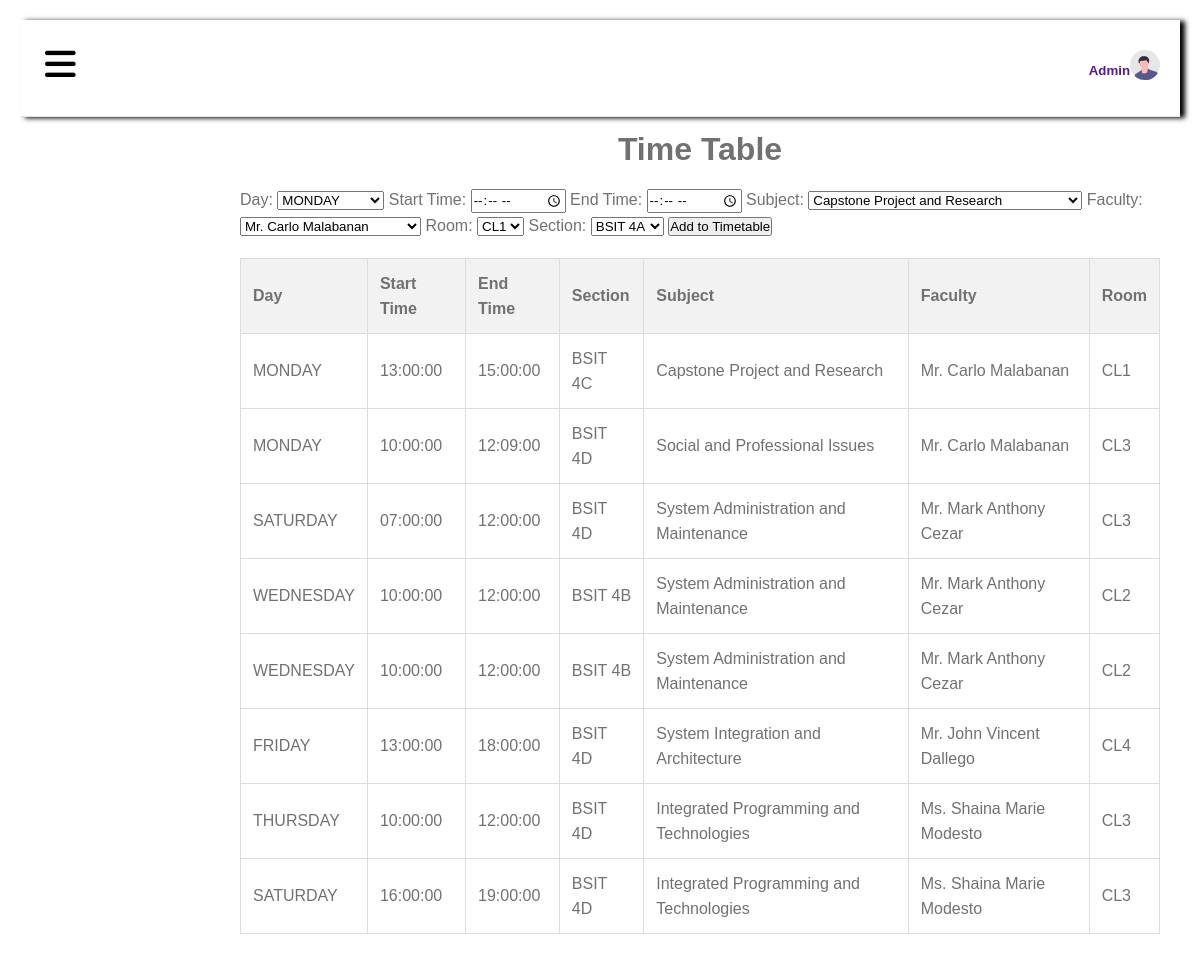
The app's page /admin.php with its own data.
### tables this page shows
CREATE TABLE `timetable` (
  `TimetableID` int(11) NOT NULL,
  `DayID` int(11) DEFAULT NULL,
  `StartTime` time DEFAULT NULL,
  `EndTime` time DEFAULT NULL,
  `SubjectID` int(11) DEFAULT NULL,
  `FacultyID` int(11) DEFAULT NULL,
  `RoomID` int(11) DEFAULT NULL,
  `SectionID` int(11) DEFAULT NULL
);

CREATE TABLE `days` (
  `DayID` int(11) NOT NULL,
  `DayName` varchar(100) DEFAULT NULL
);

CREATE TABLE `sections` (
  `SectionID` int(11) NOT NULL,
  `SectionName` varchar(10) DEFAULT NULL
);

CREATE TABLE `subjects` (
  `SubjectID` int(11) NOT NULL,
  `SubjectName` varchar(100) DEFAULT NULL
);

CREATE TABLE `faculty` (
  `FacultyID` int(11) NOT NULL,
  `FacultyName` varchar(100) DEFAULT NULL
);

CREATE TABLE `rooms` (
  `RoomID` int(11) NOT NULL,
  `RoomNumber` varchar(20) DEFAULT NULL
);

### admin.php (the view, shortened to what this page needs)
<?php
$servername = "localhost";
$username = "root";
$password = "";
$dbname = "capstone_db";
$conn = new mysqli($servername, $username, $password, $dbname);
$sqlTimetable = "SELECT Timetable.TimetableID, Days.DayName, Timetable.StartTime, Timetable.EndTime, Sections.SectionName,
                Subjects.SubjectName, Faculty.FacultyName, Rooms.RoomNumber
                FROM Timetable
                JOIN Days ON Timetable.DayID = Days.DayID
                JOIN Sections ON Timetable.SectionID = Sections.SectionID
                JOIN Subjects ON Timetable.SubjectID = Subjects.SubjectID
                JOIN Faculty ON Timetable.FacultyID = Faculty.FacultyID
                JOIN Rooms ON Timetable.RoomID = Rooms.RoomID";
$resultTimetable = $conn->query($sqlTimetable);
?>
<!DOCTYPE html>
<html>
<head>
    <link rel="stylesheet" type="text/css" href="css/admin.css">
    <link href='https://unpkg.com/boxicons@2.1.4/css/boxicons.min.css' rel='stylesheet'>
    <link rel="stylesheet" href="https://cdnjs.cloudflare.com/ajax/libs/font-awesome/6.5.1/css/all.min.css">
</head>
<body>
<div class="wrapper">
    <div class="menu-btn">
        <i class="fa-solid fa-bars"></i>
    </div>
    <div class="main_content">
        <div class="header">
            <ul>
           <li> <a href=""><h5>Admin</h5><img src="img/admin.svg"></a>
            </li>
        </ul>
        </div>
        <div class="info">
          <div>
            <h1>Time Table</h1><br>
    <form method="post" action="<?php echo $_SERVER["PHP_SELF"]; ?>">
        <label for="dayOfWeek">Day:</label>
        <select name="dayOfWeek" required>
            <option value="MONDAY">MONDAY</option>
        </select>
        <label for="startTime">Start Time:</label>
        <input type="time" name="startTime" required>
        <label for="endTime">End Time:</label>
        <input type="time" name="endTime" required>
        <label for="subjectID">Subject:</label>
        <select name="subjectID" required>
            <option value="Capstone Project and Research">Capstone Project and Research</option>
        </select>
        <label for="facultyID">Faculty:</label>
        <select name="facultyID" required>
            <option value="Mr. Carlo Malabanan">Mr. Carlo Malabanan</option>
        </select>
        <label for="roomID">Room:</label>
        <select name="roomID" required>
            <option value="CL1">CL1</option>
        </select>
        <label for="sectionID">Section:</label>
        <select name="sectionID" required>
            <option value="1">BSIT 4A</option>
        </select>
        <input type="submit" value="Add to Timetable">
    </form>
    <?php
    if ($resultTimetable->num_rows > 0) {
        echo "<table>";
        echo "<tr><th>Day</th><th>Start Time</th><th>End Time</th><th>Section</th><th>Subject</th><th>Faculty</th><th>Room</th></tr>";
        while ($row = $resultTimetable->fetch_assoc()) {
            echo "<tr><td>" . $row["DayName"] . "</td><td>" . $row["StartTime"] . "</td><td>" . $row["EndTime"] . "</td><td>" . $row["SectionName"] . "</td><td>" . $row["SubjectName"] . "</td><td>" . $row["FacultyName"] . "</td><td>" . $row["RoomNumber"] . "</td></tr>";
        }
        echo "</table>";
    } else {
        echo "No timetable data available.";
    }
    ?>
          </div>
      </div>
    </div>
</div>
</body>
</html>

### css/admin.css (style rules this page uses)
* { margin: 0; padding: 0; box-sizing: border-box; list-style: none; text-decoration: none; font-family: 'Josefin Sans', sans-serif; }
body { background-color: #f3f5f9; min-height: 100vh; background: white; background-size: cover; background-position: center; }
.header { margin-left: -200px; text-align: right; height: 97px; box-shadow: 5px 1px 5px black; }
.header h5 { display: inline-block; position: relative;top: -5px; }
.header img { margin-top: 10px; width: 30px; height: 30px; display: inline-block; }
.wrapper { display: flex; position: relative; transition: all 0.5s ease; }
.wrapper .main_content { width: 100%; margin-left: 200px; }
.wrapper .main_content .header { padding: 20px; background: #fff; color: #717171; border-bottom: 1px solid #e0e4e8; }
.wrapper .main_content .info { margin: 20px; color: #717171; line-height: 25px; }
.wrapper .main_content .info div { margin-bottom: 20px; }
.menu-btn { position: absolute; color: rgb(0, 0, 0); font-size: 35px; cursor: pointer; margin: 25px; }
table, th, td { border: 1px solid black; text-align: center; }
table { width: 100%; }
body { font-family: Arial, sans-serif; margin: 20px; }
h1, h2 { text-align: center; }
form { margin-bottom: 20px; }
table { width: 100%; border-collapse: collapse; margin-top: 20px; }
table, th, td { border: 1px solid #ddd; }
th, td { padding: 12px; text-align: left; }
th { background-color: #f2f2f2; }

### records on screen
timetable: DayID.DayName "MONDAY", StartTime "13:00:00", EndTime "15:00:00", SectionID.SectionName "BSIT 4C", SubjectID.SubjectName "Capstone Project and Research", FacultyID.FacultyName "Mr. Carlo Malabanan", RoomID.RoomNumber "CL1"
timetable: DayID.DayName "MONDAY", StartTime "10:00:00", EndTime "12:09:00", SectionID.SectionName "BSIT 4D", SubjectID.SubjectName "Social and Professional Issues", FacultyID.FacultyName "Mr. Carlo Malabanan", RoomID.RoomNumber "CL3"
timetable: DayID.DayName "SATURDAY", StartTime "07:00:00", EndTime "12:00:00", SectionID.SectionName "BSIT 4D", SubjectID.SubjectName "System Administration and Maintenance", FacultyID.FacultyName "Mr. Mark Anthony Cezar", RoomID.RoomNumber "CL3"
timetable: DayID.DayName "WEDNESDAY", StartTime "10:00:00", EndTime "12:00:00", SectionID.SectionName "BSIT 4B", SubjectID.SubjectName "System Administration and Maintenance", FacultyID.FacultyName "Mr. Mark Anthony Cezar", RoomID.RoomNumber "CL2"
timetable: DayID.DayName "WEDNESDAY", StartTime "10:00:00", EndTime "12:00:00", SectionID.SectionName "BSIT 4B", SubjectID.SubjectName "System Administration and Maintenance", FacultyID.FacultyName "Mr. Mark Anthony Cezar", RoomID.RoomNumber "CL2"
timetable: DayID.DayName "FRIDAY", StartTime "13:00:00", EndTime "18:00:00", SectionID.SectionName "BSIT 4D", SubjectID.SubjectName "System Integration and Architecture", FacultyID.FacultyName "Mr. John Vincent Dallego", RoomID.RoomNumber "CL4"
timetable: DayID.DayName "THURSDAY", StartTime "10:00:00", EndTime "12:00:00", SectionID.SectionName "BSIT 4D", SubjectID.SubjectName "Integrated Programming and Technologies", FacultyID.FacultyName "Ms. Shaina Marie Modesto", RoomID.RoomNumber "CL3"
timetable: DayID.DayName "SATURDAY", StartTime "16:00:00", EndTime "19:00:00", SectionID.SectionName "BSIT 4D", SubjectID.SubjectName "Integrated Programming and Technologies", FacultyID.FacultyName "Ms. Shaina Marie Modesto", RoomID.RoomNumber "CL3"
